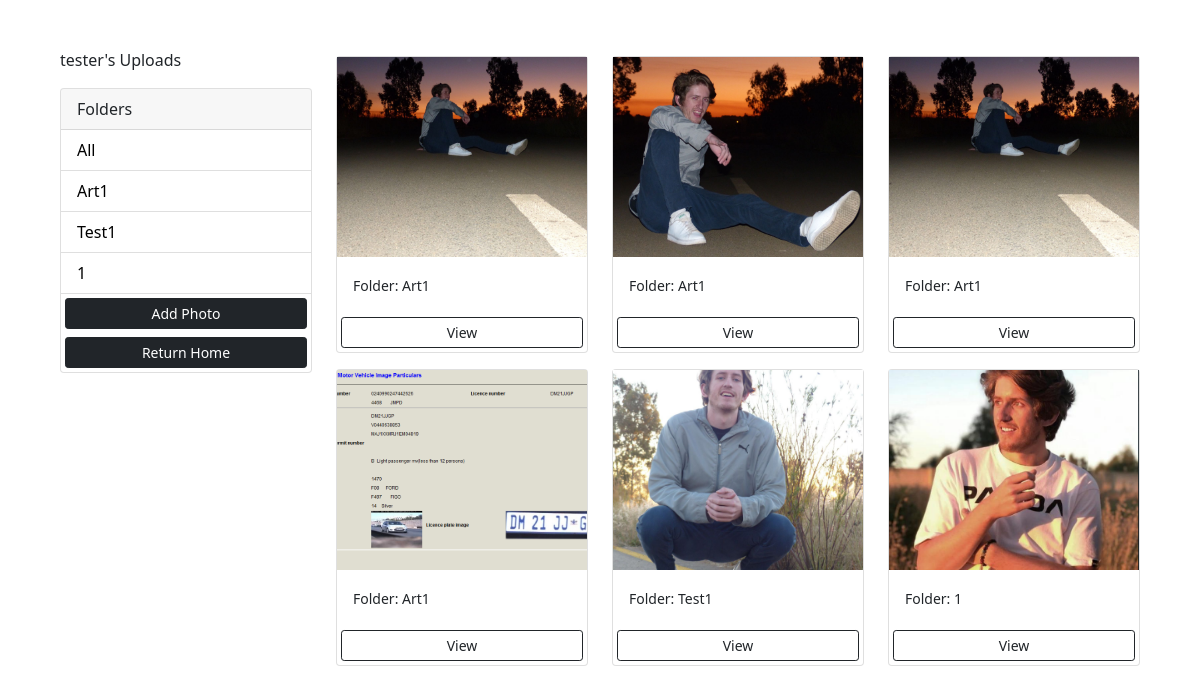
The page /uploads/ (signed in) on the database as committed earlier.
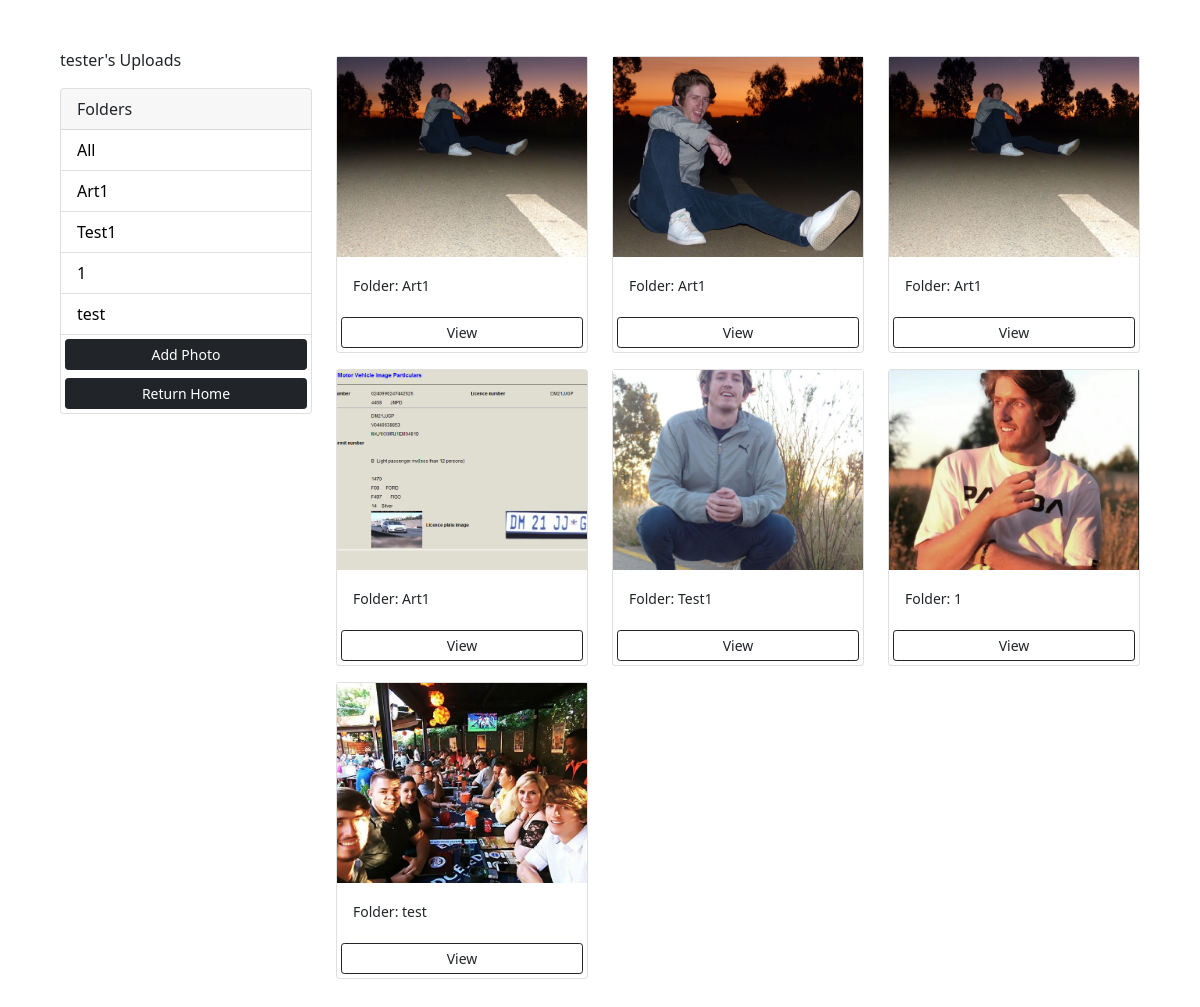
The same page on the database as committed later.
### uploads/models.py (models this page shows, shortened)
class Category(models.Model):
    class Meta:
        verbose_name = 'Category'
        verbose_name_plural = 'Categories'
    user = models.ForeignKey(
        User, on_delete=models.SET_NULL, null=True, blank=True)
    name = models.CharField(max_length=100, null=False, blank=False)

class Photo(models.Model):
    class Meta:
        verbose_name = 'Photo'
        verbose_name_plural = 'Photos'
    category = models.ForeignKey(
        Category, on_delete=models.SET_NULL, null=True, blank=True)
    image = models.ImageField(null=False, blank=False)
    description = models.TextField()

### uploads/views.py (the view)
# urls.py: path('', views.gallery, name='gallery'),
@login_required(login_url='login')
def gallery(request):
    user = request.user
    category = request.GET.get('category')
    if category == None:
        photos = Photo.objects.filter(category__user=user)
    else:
        photos = Photo.objects.filter(
            category__name=category, category__user=user)
    categories = Category.objects.filter(user=user)
    context = {'categories': categories, 'photos': photos}
    return render(request, 'photos/gallery.html', context)

### uploads/templates/photos/gallery.html (shortened to what this page needs)
<!DOCTYPE html>
<html lang="en">
<head>
    <link href="https://cdn.jsdelivr.net/npm/bootstrap@5.0.0-beta1/dist/css/bootstrap.min.css" rel="stylesheet"
>
</head>
<body class="m-5">
    <div class="container">
        <div class="row">
            <div class="col-md-3">
                {% if request.user.is_authenticated %}
                <p>{{request.user}}'s Uploads</p>
                {% endif %}
                <div class="card">
                    <div class="card-header">
                        Folders
                    </div>
                    <ul class="list-group list-group-flush">
                        <li class="list-group-item">
                            <a href="{% url 'gallery' %}">All</a>
                        </li>
                        {% for category in categories %}
                        <li class=" list-group-item">
                            <a href="{% url 'gallery' %}?category={{category.name}}">
                                {{category.name}}
                            </a>
                        </li>
                        {% endfor %}
                        <a href="{% url 'add' %}" class="btn btn-dark btn-block btn-sm m-1">Add Photo</a>
                        <a href="{% url 'home' %}" class="btn btn-dark btn-block btn-sm m-1">Return Home</a>
                    </ul>
                </div>
            </div>
            <div class="col-md-9">
                <div class="row">
                    {% for photo in photos %}
                    <div class="col-md-4">
                        <div class="card my-2">
                            <img class="image-thumbail" src="{{photo.image.url}}" alt="Card image cap">
                            <div class="card-body">
                                <small>Folder: {{photo.category.name}}</small>
                            </div>
                            <a href="{% url 'photo' photo.id %}" class="btn btn-outline-dark btn-sm m-1">View</a>
                        </div>
                    </div>
                    {% empty %}
                    <h3>No photos...</h3>
                    {% endfor %}
                </div>
            </div>
        </div>
    </div>
</body>
</html>

Rows that differ between the two databases and show on the page:
added Category: name "test"
added Photo: image (picture), category.name "test"
